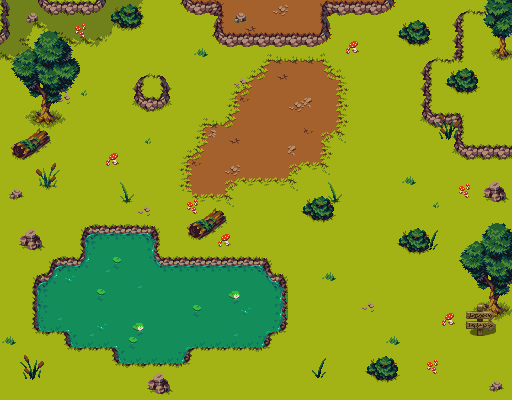

This is a level from a 2D game, rendered from its Tiled map with the project's own tilesets. A one-line summary and the map file follow, with tile-layer data summarised:
An orthogonal 32x25 tile map with 16x16 px tiles, 11 tile layers (Floor_1, Floor_2, Floor_3, Collisions_1, ...), 3 tilesets.

<map version="1.10" tiledversion="1.11.0" orientation="orthogonal" renderorder="right-down" compressionlevel="0" width="32" height="25" tilewidth="16" tileheight="16" infinite="0" backgroundcolor="#696a79" nextlayerid="12" nextobjectid="1">
 <tileset firstgid="1" name="Forest" tilewidth="16" tileheight="16" tilecount="120" columns="8" objectalignment="topleft">
  <image source="../../spawn/tiled/Tileset.png" width="128" height="240" />
 </tileset>
 <tileset firstgid="121" name="Decorations" tilewidth="16" tileheight="16" tilecount="256" columns="16" objectalignment="topleft">
  <image source="../../spawn/tiled/Decorations.png" width="256" height="256" />
 </tileset>
 <tileset firstgid="377" name="Pancartes" tilewidth="32" tileheight="32" tilecount="12" columns="3" objectalignment="topleft">
  <image source="../../spawn/tiled/Pancartes.png" width="96" height="128" />
 </tileset>
 <layer id="1" name="Floor_1" width="32" height="25">
  <data>[800 cells, 800 non-empty, 18 distinct tile ids]</data>
 </layer>
 <layer id="2" name="Floor_2" width="32" height="25">
  <data>[800 cells, 75 non-empty, 18 distinct tile ids]</data>
 </layer>
 <layer id="3" name="Floor_3" width="32" height="25">
  <data>[800 cells, 6 non-empty, 5 distinct tile ids]</data>
 </layer>
 <layer id="4" name="Collisions_1" width="32" height="25">
  <properties>
   <property name="collisions" type="bool" value="true" />
  </properties>
  <data>[800 cells, 121 non-empty, 32 distinct tile ids]</data>
 </layer>
 <layer id="5" name="Collisions_2" width="32" height="25">
  <properties>
   <property name="collisions" type="bool" value="true" />
  </properties>
  <data>[800 cells, 12 non-empty, 7 distinct tile ids]</data>
 </layer>
 <layer id="6" name="Collisions_3" width="32" height="25">
  <properties>
   <property name="collisions" type="bool" value="true" />
  </properties>
  <data>[800 cells, 2 non-empty, 2 distinct tile ids]</data>
 </layer>
 <layer id="7" name="Decos_1" width="32" height="25">
  <data>[800 cells, 223 non-empty, 104 distinct tile ids]</data>
 </layer>
 <layer id="8" name="Decos_2" width="32" height="25">
  <data>[800 cells, 25 non-empty, 22 distinct tile ids]</data>
 </layer>
 <layer id="10" name="Collisions_decos" width="32" height="25">
  <properties>
   <property name="collisions" type="bool" value="true" />
  </properties>
  <data>[800 cells, 58 non-empty, 22 distinct tile ids]</data>
 </layer>
 <layer id="11" name="Pancarte" width="32" height="25">
  <data>[800 cells, 1 non-empty, 1 distinct tile ids]</data>
 </layer>
 <layer id="9" name="Front_decos" width="32" height="25">
  <data>[800 cells, 43 non-empty, 31 distinct tile ids]</data>
 </layer>
</map>
